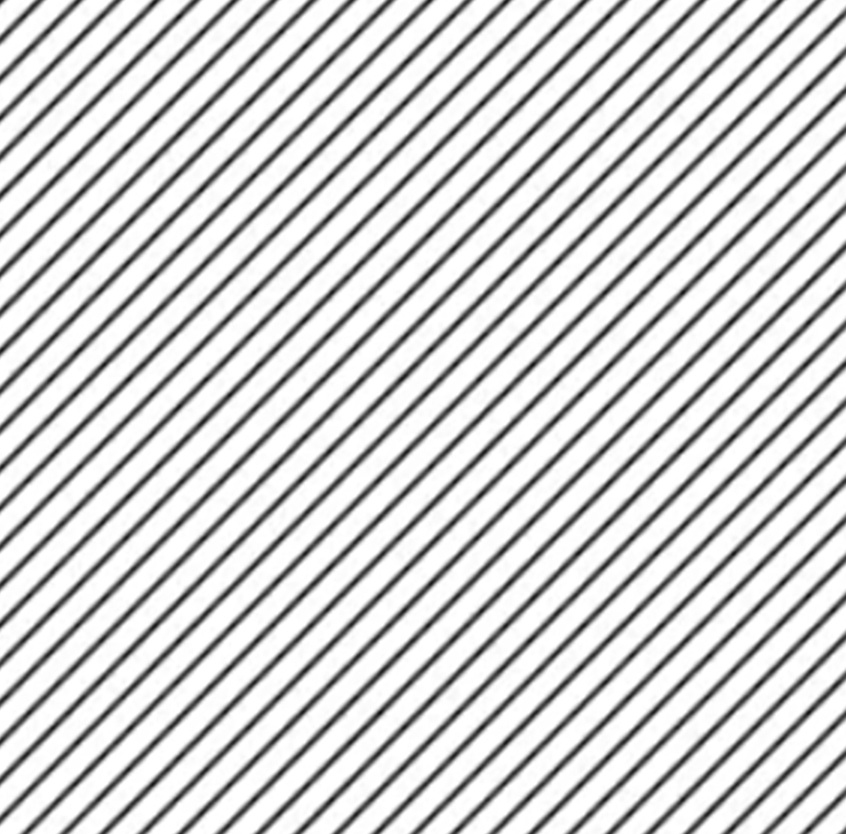
#> input picture Basic Image Processing/Others/test3.jpg, 846 x 834 px
$ python 2D_fft_plot.py
#> lines starting #> are read from the running program, lines starting #| are printed output that depends on the picture
import numpy as np
import cv2
import matplotlib.pyplot as plt

# =======================================
# Load Image
# =======================================
img = cv2.imread("test3.jpg", cv2.IMREAD_GRAYSCALE)
#> img is the input picture: shape (834, 846); min 12, max 255, mean 207
img_f = img.astype(np.float32)

# =======================================
# Compute 2D FFT
# =======================================
F = np.fft.fft2(img_f)            # raw FFT
F_shifted = np.fft.fftshift(F)    # shift zero frequency to center

# Magnitude spectra
mag_raw = np.abs(F)
mag_shifted = np.abs(F_shifted)

# Log-magnitude for better visualization
log_mag_raw = np.log1p(mag_raw)
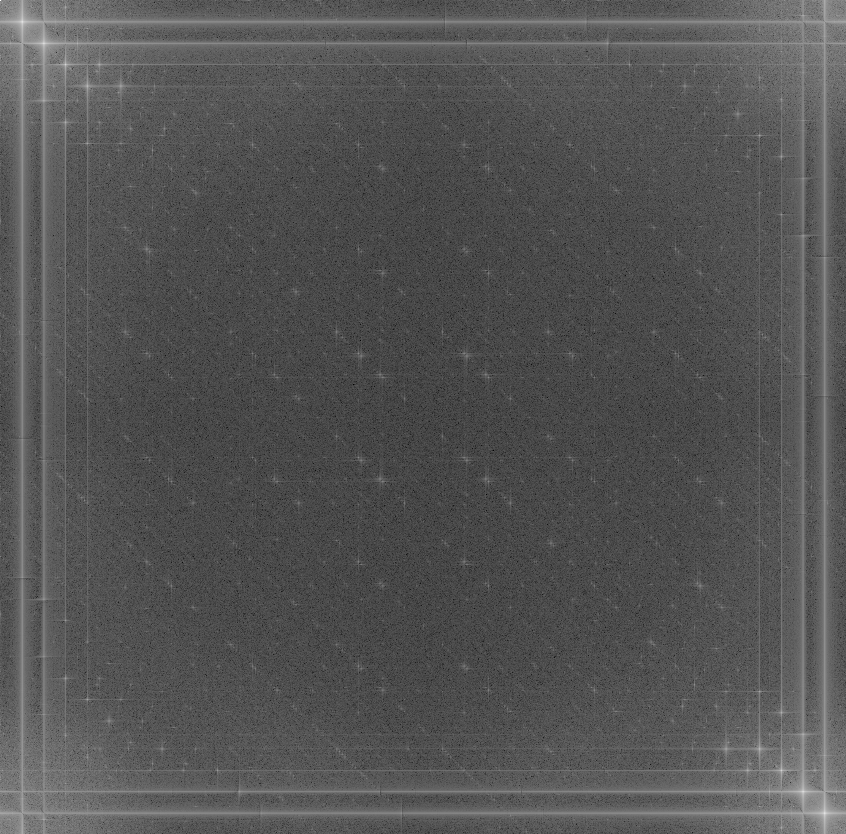
#> log_mag_raw: shape (834, 846) float64; min 0.453, max 18.8, mean 6.54; drawn with min black and max white
log_mag_shifted = np.log1p(mag_shifted)
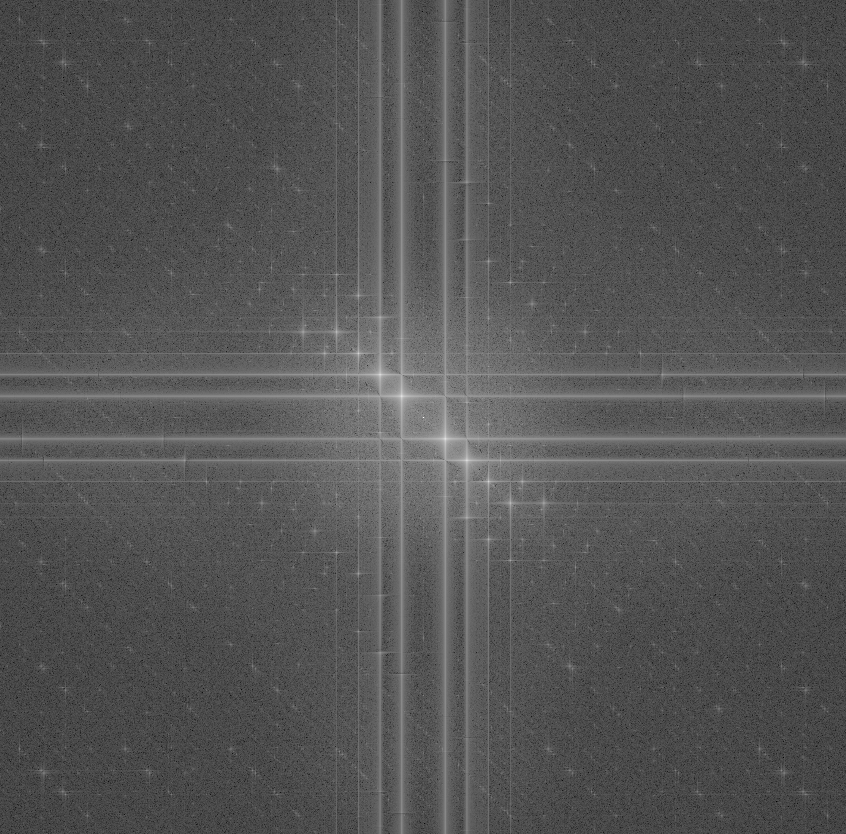
#> log_mag_shifted: shape (834, 846) float64; min 0.453, max 18.8, mean 6.54; drawn with min black and max white

# =======================================
# Plot results
# =======================================
plt.figure(figsize=(12,5))

plt.subplot(1,4,1)
plt.imshow(img, cmap='gray')
plt.title("Original Image")
plt.axis('off')

plt.subplot(1,4,2)
plt.imshow(log_mag_raw, cmap='gray')
plt.title("FFT Magnitude (Raw)")
plt.axis('off')

plt.subplot(1,4,3)
plt.imshow(log_mag_shifted, cmap='gray')
plt.title("FFT Magnitude (Shifted)")
plt.axis('off')

plt.subplot(1,4,4)
plt.imshow(log_mag_shifted, cmap='gray')
plt.title("Zoomed Center")
plt.axis('off')
plt.xlim(log_mag_shifted.shape[1]//2-50, log_mag_shifted.shape[1]//2+50)
plt.ylim(log_mag_shifted.shape[0]//2-50, log_mag_shifted.shape[0]//2+50)

plt.tight_layout()
plt.show()
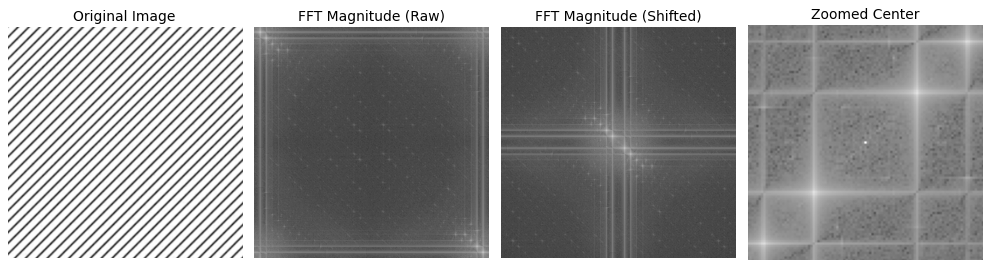
#> figure drawn by matplotlib, 4 panels

$ run again, with Basic Image Processing/Others/test1.jpg copied over Basic Image Processing/Others/test3.jpg
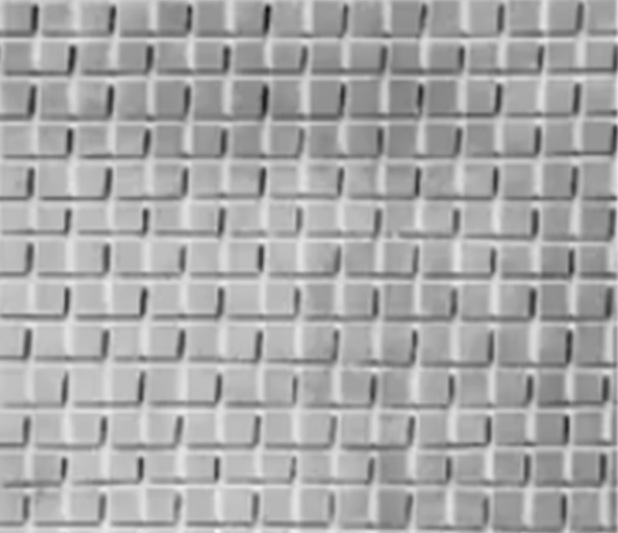
#> input picture Basic Image Processing/Others/test1.jpg, 618 x 533 px
#> img is the input picture: shape (533, 618); min 16, max 246, mean 168.1
#> `log_mag_shifted = np.log1p(mag_shifted)`:
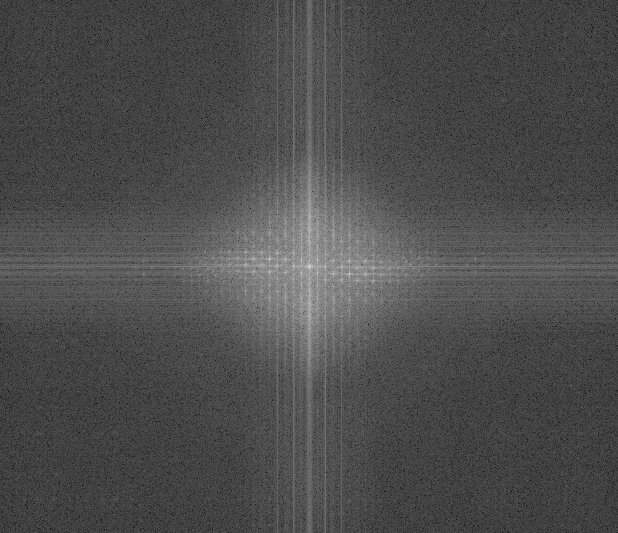
#> log_mag_shifted: shape (533, 618) float64; min 0.584, max 17.83, mean 5.79; drawn with min black and max white
#> `plt.show()`:
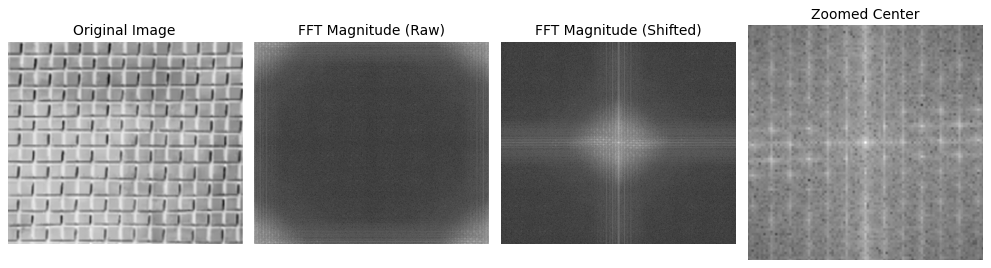
#> figure drawn by matplotlib, 4 panels

$ run again, with Basic Image Processing/Others/test2.jpg copied over Basic Image Processing/Others/test3.jpg
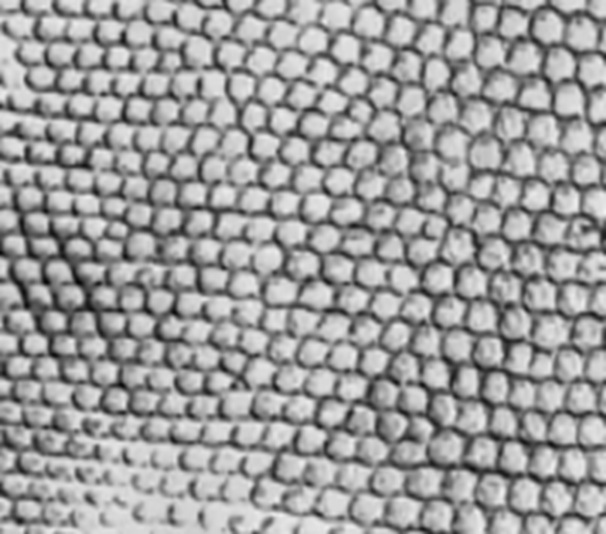
#> input picture Basic Image Processing/Others/test2.jpg, 606 x 534 px
#> img is the input picture: shape (534, 606); min 4, max 242, mean 156.5
#> `log_mag_shifted = np.log1p(mag_shifted)`:
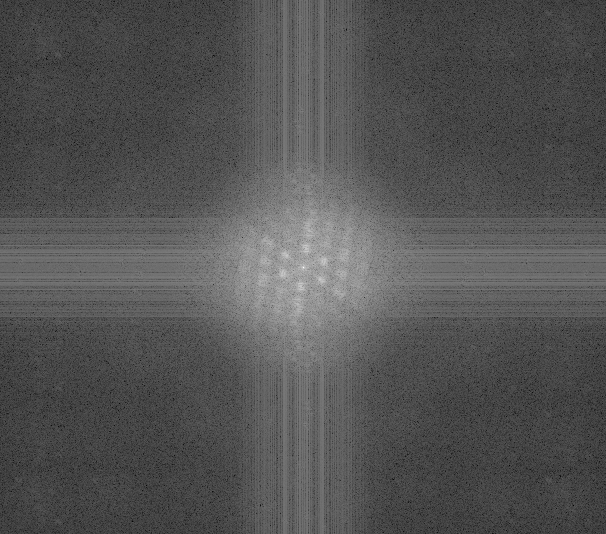
#> log_mag_shifted: shape (534, 606) float64; min 0.797, max 17.74, mean 6.38; drawn with min black and max white
#> `plt.show()`:
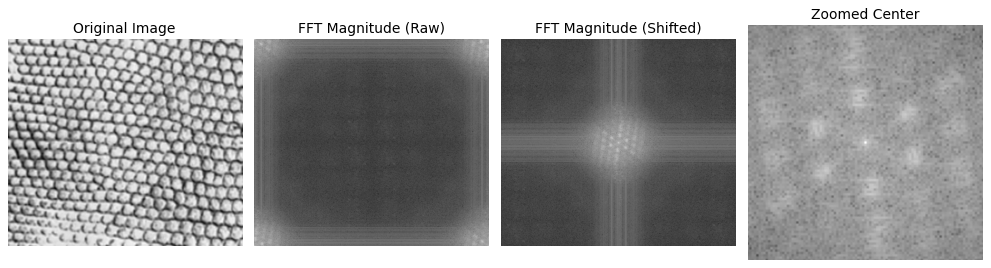
#> figure drawn by matplotlib, 4 panels

$ run again, with Basic Image Processing/Others/test4.jpg copied over Basic Image Processing/Others/test3.jpg
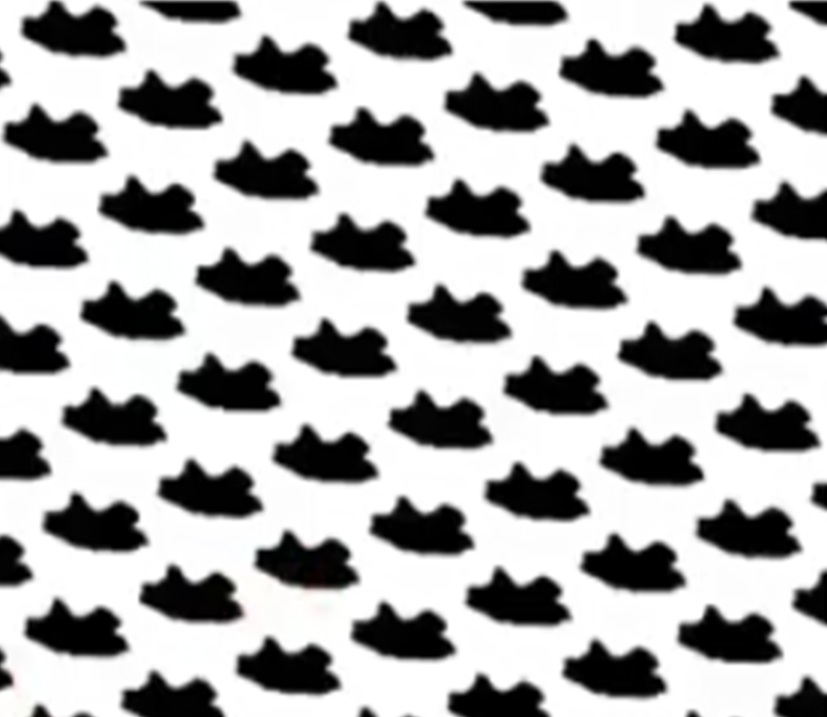
#> input picture Basic Image Processing/Others/test4.jpg, 827 x 717 px
#> `log_mag_shifted = np.log1p(mag_shifted)`:
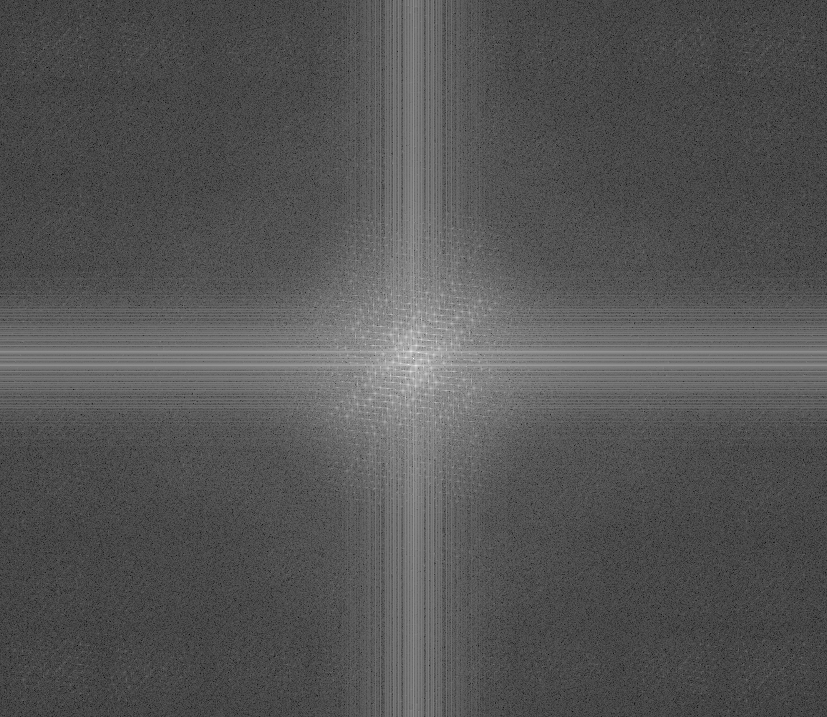
#> log_mag_shifted: shape (717, 827) float64; min 0.129, max 18.43, mean 6.24; drawn with min black and max white
#> `plt.show()`:
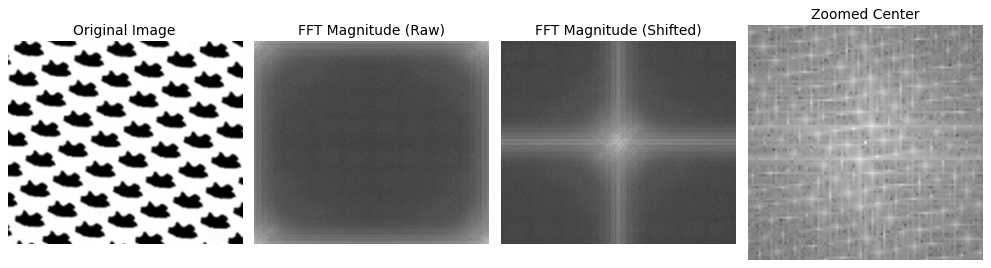
#> figure drawn by matplotlib, 4 panels
